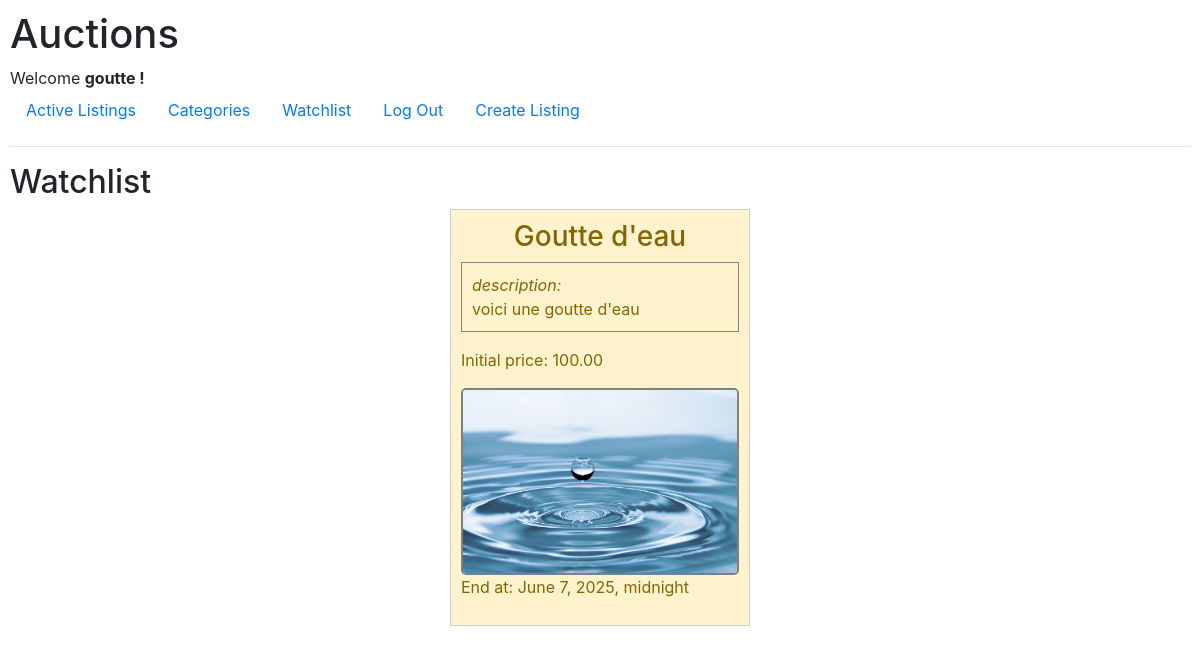
The app's page /watchlist (signed in) with its own data.
### auctions/models.py (models this page shows, shortened)
class User(AbstractUser):
    id = models.AutoField(primary_key=True)
    watchlist = models.ManyToManyField("Listing", blank=True, related_name="watchlisted_by")

class Listing(models.Model):
    id = models.AutoField(primary_key=True)
    owner_id = models.ForeignKey(User, on_delete=models.CASCADE, related_name="listings")
    name = models.CharField(max_length=64)
    description = models.TextField()
    initial_price = models.DecimalField(default=0,max_digits=10, decimal_places=2)
    picture_url = models.ImageField(upload_to='images/', null=True, blank=True)
    created_at = models.DateTimeField(auto_now_add=True)
    end_at = models.DateTimeField()
    bids_count = models.IntegerField(default=0)
    category = models.CharField(default="others", max_length=64)
    last_bid_id = models.ForeignKey("Bid", on_delete=models.SET_NULL, null=True, blank=True)
    is_active = models.BooleanField(default=True)
    winner_id = models.ForeignKey(User, on_delete=models.SET_NULL, null=True, blank=True)

### auctions/views.py (the view)
# urls.py: path("watchlist", views.watchlist, name="watchlist"),
def watchlist(request):
    watchlist = request.user.watchlist.all()
    return render(request, "auctions/watchlist.html", {
        "watchlist": watchlist
    })

### auctions/templates/auctions/watchlist.html
{% extends "auctions/layout.html" %}
{% block body %}
<h2>Watchlist</h2>
<div id="listings">
    {% for listing in watchlist %}
    {% include "auctions/listing_component.html" with listing=listing %}
    {% endfor %}
</div>
{% endblock %}

### auctions/templates/auctions/layout.html (shortened to what this page needs)
{% load static %}
<!DOCTYPE html>
<html lang="en">
  <head>
    <link
      rel="stylesheet"
      href="https://stackpath.bootstrapcdn.com/bootstrap/4.4.1/css/bootstrap.min.css"
    />
    <link href="{% static 'auctions/styles.css' %}" rel="stylesheet" />
  </head>
  <body>
    <h1>Auctions</h1>
    <div>
      {% if user.is_authenticated %}
      Welcome <strong>{{ user.username }} !</strong>
      {% else %}
      Not signed in.
      {% endif %}
    </div>
    <ul class="nav">
      <li class="nav-item">
        <a class="nav-link" href="{% url 'index' %}">Active Listings</a>
      </li>
      <li class="nav-item">
        <a class="nav-link" href="{% url 'categories' %}">Categories</a>
      </li>
      {% if user.is_authenticated %}
      <li class="nav-item">
        <a class="nav-link" href="{% url 'watchlist' %}">Watchlist</a>
      </li>
      <li class="nav-item">
        <a class="nav-link" href="{% url 'logout' %}">Log Out</a>
      </li>
      <li class="nav-item">
        <a class="nav-link" href="{% url 'create_listing' %}">Create Listing</a>
      </li>
      {% endif %}
    </ul>
    <hr />
    {% block body %} {% endblock %}
  </body>
</html>

### auctions/templates/auctions/listing_component.html (shortened to what this page needs)
<a href="{% url 'listing' listing.id %}">
  <div class="listing {% if listing in user.watchlist.all %}alert-warning{% endif %}">
    <h3>{{ listing.name | default:"no name" | capfirst }}</h3>
    <p class="listing-description"> <em>description: </em> <br>{{ listing.description}}</p>
    <p>Initial price: {{ listing.initial_price }}</p>
      {% if listing.picture_url %}
        <img src='{{ listing.picture_url.url }}' alt="{{ listing.name }}">
      {% else %}
        {% load static %}
      {% endif %}
    <p>End at: {{ listing.end_at }}</p>
  </div>
</a>

### auctions/static/auctions/styles.css (style rules this page uses)
body { padding: 10px; height: 600px; }
#listings { display: flex; flex-wrap: wrap; gap: 10px; justify-content: center; }
#listings a { text-decoration: inherit; color: inherit; }
.listing { border: 1px solid #ccc; padding: 10px; margin-bottom: 10px; width: 300px; }
.listing h3 { text-align: center; }
.listing-description { border: 1px solid grey; padding: 10px; }
.listing img { width: 100%; max-height: 200px; border: 2px solid grey; object-fit: cover; border-radius: 5px; }

### records on screen
User: username "goutte"
Listing: name "Goutte d'eau", description "voici une goutte d'eau", initial_price "100.00", picture_url (picture), end_at "June 7, 2025, midnight"
